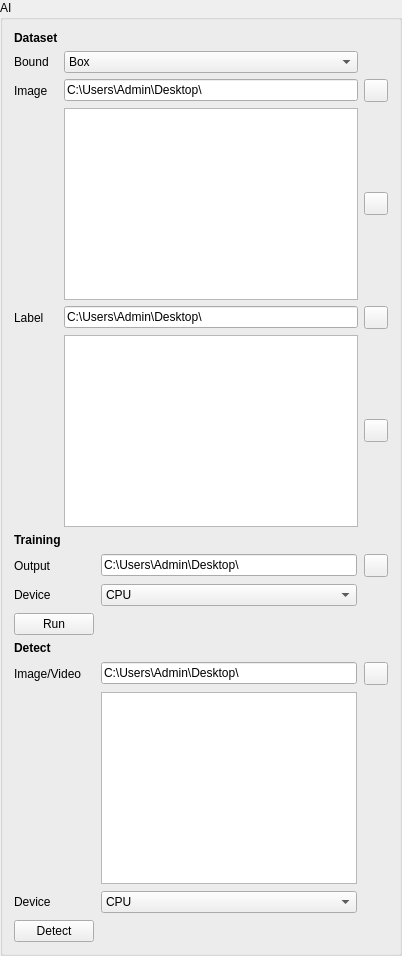
           <widget class="QGroupBox" name="groupBox_10">
            <property name="minimumSize">
             <size>
              <width>0</width>
              <height>100</height>
             </size>
            </property>
            <property name="title">
             <string>AI</string>
            </property>
            <layout class="QVBoxLayout" name="verticalLayout_16">
             <item>
              <layout class="QGridLayout" name="gridLayout_10">
               <item row="2" column="2">
                <widget class="QToolButton" name="tbOpenDatasetImageFolder">
                 <property name="text">
                  <string/>
                 </property>
                 <property name="icon">
                  <iconset resource="../../../DeltaXSoftware/resource.qrc">
                   <normaloff>:/icon/icons8_folder_64px.png</normaloff>:/icon/icons8_folder_64px.png</iconset>
                 </property>
                </widget>
               </item>
               <item row="4" column="0">
                <widget class="QLabel" name="label_68">
                 <property name="text">
                  <string>Label</string>
                 </property>
                </widget>
               </item>
               <item row="2" column="0">
                <widget class="QLabel" name="label_67">
                 <property name="text">
                  <string>Image</string>
                 </property>
                </widget>
               </item>
               <item row="2" column="1">
                <widget class="QLineEdit" name="leDatasetImageFolder">
                 <property name="text">
                  <string>C:\Users\Admin\Desktop\</string>
                 </property>
                </widget>
               </item>
               <item row="3" column="2">
                <widget class="QToolButton" name="tbClearDatasetImageList">
                 <property name="text">
                  <string/>
                 </property>
                 <property name="icon">
                  <iconset resource="../../../DeltaXSoftware/resource.qrc">
                   <normaloff>:/icon/icons8_reset_48px.png</normaloff>:/icon/icons8_reset_48px.png</iconset>
                 </property>
                </widget>
               </item>
               <item row="0" column="0">
                <widget class="QLabel" name="label_66">
                 <property name="font">
                  <font>
                   <weight>75</weight>
                   <bold>true</bold>
                  </font>
                 </property>
                 <property name="text">
                  <string>Dataset</string>
                 </property>
                </widget>
               </item>
               <item row="4" column="1">
                <widget class="QLineEdit" name="leDatasetLabelFolder">
                 <property name="text">
                  <string>C:\Users\Admin\Desktop\</string>
                 </property>
                </widget>
               </item>
               <item row="3" column="1">
                <widget class="QListWidget" name="lwDatasetImages"/>
               </item>
               <item row="5" column="1">
                <widget class="QListWidget" name="lwDatasetLabels"/>
               </item>
               <item row="5" column="2">
                <widget class="QToolButton" name="tbClearDatasetLabelList">
                 <property name="text">
                  <string/>
                 </property>
                 <property name="icon">
                  <iconset resource="../../../DeltaXSoftware/resource.qrc">
                   <normaloff>:/icon/icons8_reset_48px.png</normaloff>:/icon/icons8_reset_48px.png</iconset>
                 </property>
                </widget>
               </item>
               <item row="4" column="2">
                <widget class="QToolButton" name="tbOpenDatasetLabelFolder">
                 <property name="text">
                  <string/>
                 </property>
                 <property name="icon">
                  <iconset resource="../../../DeltaXSoftware/resource.qrc">
                   <normaloff>:/icon/icons8_folder_64px.png</normaloff>:/icon/icons8_folder_64px.png</iconset>
                 </property>
                </widget>
               </item>
               <item row="1" column="1">
                <widget class="QComboBox" name="cbDetectBound">
                 <item>
                  <property name="text">
                   <string>Box</string>
                  </property>
                 </item>
                 <item>
                  <property name="text">
                   <string>Segmentation </string>
                  </property>
                 </item>
                </widget>
               </item>
               <item row="1" column="0">
                <widget class="QLabel" name="label_75">
                 <property name="text">
                  <string>Bound</string>
                 </property>
                </widget>
               </item>
              </layout>
             </item>
             <item>
              <widget class="QFrame" name="gridFrame">
               <property name="minimumSize">
                <size>
                 <width>0</width>
                 <height>50</height>
                </size>
               </property>
               <layout class="QGridLayout" name="gridLayout_11">
                <property name="leftMargin">
                 <number>0</number>
                </property>
                <property name="topMargin">
                 <number>0</number>
                </property>
                <property name="rightMargin">
                 <number>0</number>
                </property>
                <property name="bottomMargin">
                 <number>0</number>
                </property>
                <property name="spacing">
                 <number>7</number>
                </property>
                <item row="0" column="0">
                 <widget class="QLabel" name="label_69">
                  <property name="font">
                   <font>
                    <weight>75</weight>
                    <bold>true</bold>
                   </font>
                  </property>
                  <property name="text">
                   <string>Training</string>
                  </property>
                 </widget>
                </item>
                <item row="3" column="0">
                 <widget class="QLabel" name="label_71">
                  <property name="text">
                   <string>Device</string>
                  </property>
                 </widget>
                </item>
                <item row="3" column="1">
                 <widget class="QComboBox" name="cbTrainingDevice">
                  <item>
                   <property name="text">
                    <string>CPU</string>
                   </property>
                  </item>
                  <item>
                   <property name="text">
                    <string>GPU</string>
                   </property>
                  </item>
                 </widget>
                </item>
                <item row="2" column="2">
                 <widget class="QToolButton" name="tbOpenModelFolder_4">
                  <property name="text">
                   <string/>
                  </property>
                  <property name="icon">
                   <iconset resource="../../../DeltaXSoftware/resource.qrc">
                    <normaloff>:/icon/icons8_folder_64px.png</normaloff>:/icon/icons8_folder_64px.png</iconset>
                  </property>
                 </widget>
                </item>
                <item row="2" column="0">
                 <widget class="QLabel" name="label_70">
                  <property name="text">
                   <string>Output</string>
                  </property>
                 </widget>
                </item>
                <item row="2" column="1">
                 <widget class="QLineEdit" name="leModelOutput">
                  <property name="text">
                   <string>C:\Users\Admin\Desktop\</string>
                  </property>
                 </widget>
                </item>
                <item row="4" column="0">
                 <widget class="QPushButton" name="pbTraining">
                  <property name="text">
                   <string>Run</string>
                  </property>
                 </widget>
                </item>
               </layout>
              </widget>
             </item>
             <item>
              <widget class="QFrame" name="gridFrame_2">
               <property name="minimumSize">
                <size>
                 <width>0</width>
                 <height>50</height>
                </size>
               </property>
               <layout class="QGridLayout" name="gridLayout_12">
                <property name="leftMargin">
                 <number>0</number>
                </property>
                <property name="topMargin">
                 <number>0</number>
                </property>
                <property name="rightMargin">
                 <number>0</number>
                </property>
                <property name="bottomMargin">
                 <number>0</number>
                </property>
                <property name="spacing">
                 <number>7</number>
                </property>
                <item row="2" column="0">
                 <widget class="QLabel" name="label_74">
                  <property name="text">
                   <string>Image/Video</string>
                  </property>
                 </widget>
                </item>
                <item row="2" column="2">
                 <widget class="QToolButton" name="tbOpenDetectData">
                  <property name="text">
                   <string/>
                  </property>
                  <property name="icon">
                   <iconset resource="../../../DeltaXSoftware/resource.qrc">
                    <normaloff>:/icon/icons8_folder_64px.png</normaloff>:/icon/icons8_folder_64px.png</iconset>
                  </property>
                 </widget>
                </item>
                <item row="2" column="1">
                 <widget class="QLineEdit" name="leDetectData">
                  <property name="text">
                   <string>C:\Users\Admin\Desktop\</string>
                  </property>
                 </widget>
                </item>
                <item row="4" column="0">
                 <widget class="QLabel" name="label_73">
                  <property name="text">
                   <string>Device</string>
                  </property>
                 </widget>
                </item>
                <item row="5" column="0">
                 <widget class="QPushButton" name="pbDetecting">
                  <property name="text">
                   <string>Detect</string>
                  </property>
                 </widget>
                </item>
                <item row="4" column="1">
                 <widget class="QComboBox" name="cbDetectingDevice">
                  <item>
                   <property name="text">
                    <string>CPU</string>
                   </property>
                  </item>
                  <item>
                   <property name="text">
                    <string>GPU</string>
                   </property>
                  </item>
                 </widget>
                </item>
                <item row="0" column="0">
                 <widget class="QLabel" name="label_72">
                  <property name="font">
                   <font>
                    <weight>75</weight>
                    <bold>true</bold>
                   </font>
                  </property>
                  <property name="text">
                   <string>Detect</string>
                  </property>
                 </widget>
                </item>
                <item row="3" column="1">
                 <widget class="QListWidget" name="listWidget_3"/>
                </item>
               </layout>
              </widget>
             </item>
            </layout>
           </widget>
